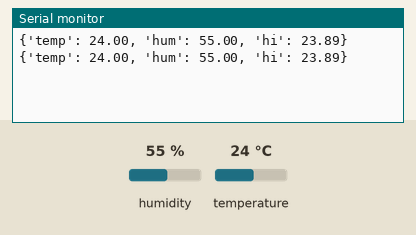
This sketch was run on a simulated Arduino Uno, built with avr-gcc and run on an emulated ATmega328P. Parts: the last lines printed to the serial monitor. Inputs (shaded band) come from the test bench; at power-on: humidity 55 %, temperature 24 °C.

Above: at 15.8 s.
15.9 s: humidity set to 22 %
At 26.1 s:
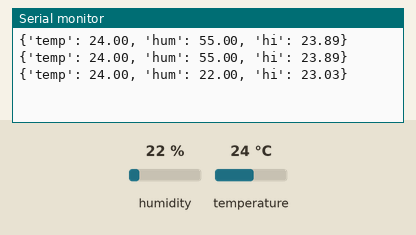
27.1 s: temperature set to 12 °C
At 35.8 s:
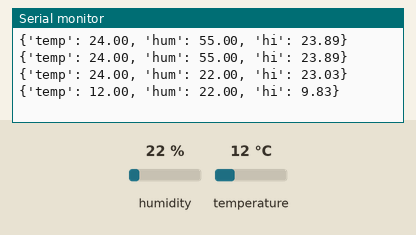
38.3 s: humidity set to 40 %
At 45.6 s:
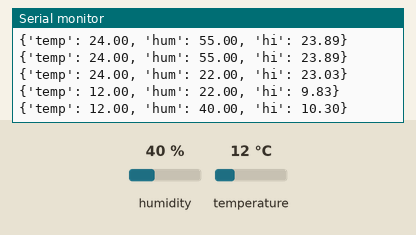
Timing chart, 0 to 47.1 s (numbered marks = the images above; inputs shaded):
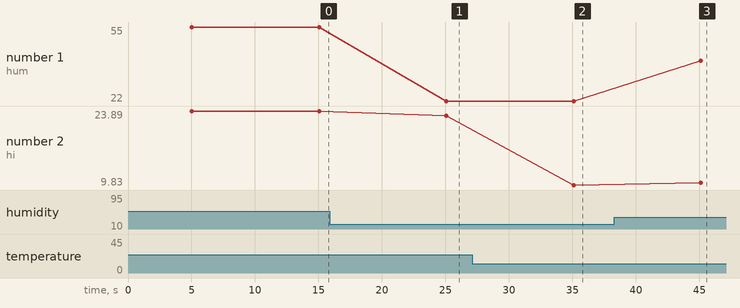

The sketch:

temp_hum.ino
```cpp
#include "DHT.h"
#define DHTPIN 13
#define DHTTYPE DHT11

DHT dht(DHTPIN, DHTTYPE);

void setup() {
  Serial.begin(9600);
//  Serial.println("DHTxx test!");

  dht.begin();
}

void loop() {
  delay(5000);
  float h = dht.readHumidity();
  float t = dht.readTemperature();
  float f = dht.readTemperature(true);

  if (isnan(h) || isnan(t) || isnan(f)) {
//    Serial.println("Failed to read from DHT sensor!");
    return;
  }

  float hif = dht.computeHeatIndex(f, h);
  float hic = dht.computeHeatIndex(t, h, false);

//  printf("{\\\"temp\\\": %f", t);

// char test2[] = test.concat();
Serial.print("{");
Serial.print("'temp': ");
Serial.print(t);
Serial.print(", ");
Serial.print("'hum': ");
Serial.print(h);
Serial.print(", ");
Serial.print("'hi': ");
Serial.print(hic);
Serial.println("}");


//  TODO: Implement LED screen
delay(5000);
}
```

Measured:
- after the input at 15.9 s, the serial monitor: prints a new line after 9.2 s (image 1)
- after the input at 27.1 s, the serial monitor: prints a new line after 8.0 s (image 2)
- after the input at 38.3 s, the serial monitor: prints a new line after 6.8 s (image 3)
- plotted number 1: 55 → 22 after the input at 15.9 s, 22 → 40 after the input at 38.3 s
- plotted number 2: 23.89 → 23.03 after the input at 15.9 s, 23.03 → 9.83 after the input at 27.1 s, 9.83 → 10.3 after the input at 38.3 s
